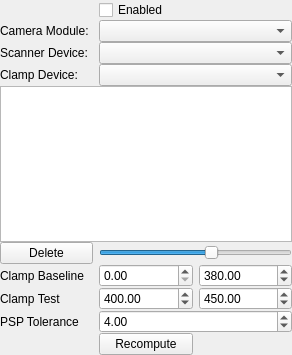
<?xml version="1.0" encoding="UTF-8"?>
<ui version="4.0">
 <class>Form</class>
 <widget class="QWidget" name="Form">
  <property name="geometry">
   <rect>
    <x>0</x>
    <y>0</y>
    <width>292</width>
    <height>355</height>
   </rect>
  </property>
  <property name="windowTitle">
   <string>Form</string>
  </property>
  <layout class="QHBoxLayout" name="horizontalLayout">
   <property name="margin">
    <number>0</number>
   </property>
   <item>
    <layout class="QGridLayout" name="gridLayout">
     <property name="verticalSpacing">
      <number>0</number>
     </property>
     <item row="1" column="0">
      <widget class="QLabel" name="label">
       <property name="text">
        <string>Camera Module:</string>
       </property>
      </widget>
     </item>
     <item row="1" column="1" colspan="2">
      <widget class="InterfaceCombo" name="cameraModCombo"/>
     </item>
     <item row="4" column="0">
      <widget class="QLabel" name="label_3">
       <property name="text">
        <string>Clamp Device:</string>
       </property>
      </widget>
     </item>
     <item row="4" column="1" colspan="2">
      <widget class="InterfaceCombo" name="clampDevCombo"/>
     </item>
     <item row="5" column="0" colspan="3">
      <widget class="QListWidget" name="taskList">
       <property name="sizePolicy">
        <sizepolicy hsizetype="Preferred" vsizetype="Expanding">
         <horstretch>0</horstretch>
         <verstretch>0</verstretch>
        </sizepolicy>
       </property>
      </widget>
     </item>
     <item row="6" column="0">
      <widget class="QPushButton" name="deleteBtn">
       <property name="text">
        <string>Delete</string>
       </property>
      </widget>
     </item>
     <item row="6" column="1" colspan="2">
      <widget class="QSlider" name="alphaSlider">
       <property name="maximum">
        <number>255</number>
       </property>
       <property name="pageStep">
        <number>10</number>
       </property>
       <property name="value">
        <number>150</number>
       </property>
       <property name="orientation">
        <enum>Qt::Horizontal</enum>
       </property>
      </widget>
     </item>
     <item row="3" column="1" colspan="2">
      <widget class="InterfaceCombo" name="scannerDevCombo"/>
     </item>
     <item row="3" column="0">
      <widget class="QLabel" name="label_4">
       <property name="text">
        <string>Scanner Device:</string>
       </property>
      </widget>
     </item>
     <item row="8" column="0">
      <widget class="QLabel" name="label_5">
       <property name="text">
        <string>Clamp Baseline</string>
       </property>
      </widget>
     </item>
     <item row="9" column="0">
      <widget class="QLabel" name="clampStopSpin">
       <property name="text">
        <string>Clamp Test</string>
       </property>
      </widget>
     </item>
     <item row="0" column="1">
      <widget class="QCheckBox" name="enabledCheck">
       <property name="text">
        <string>Enabled</string>
       </property>
      </widget>
     </item>
     <item row="8" column="1">
      <widget class="QDoubleSpinBox" name="clampBaseStartSpin">
       <property name="maximum">
        <double>100000.000000000000000</double>
       </property>
      </widget>
     </item>
     <item row="9" column="1">
      <widget class="QDoubleSpinBox" name="clampTestStartSpin">
       <property name="maximum">
        <double>100000.000000000000000</double>
       </property>
       <property name="value">
        <double>400.000000000000000</double>
       </property>
      </widget>
     </item>
     <item row="9" column="2">
      <widget class="QDoubleSpinBox" name="clampTestStopSpin">
       <property name="maximum">
        <double>100000.000000000000000</double>
       </property>
       <property name="value">
        <double>450.000000000000000</double>
       </property>
      </widget>
     </item>
     <item row="8" column="2">
      <widget class="QDoubleSpinBox" name="clampBaseStopSpin">
       <property name="maximum">
        <double>100000.000000000000000</double>
       </property>
       <property name="value">
        <double>380.000000000000000</double>
       </property>
      </widget>
     </item>
     <item row="10" column="0">
      <widget class="QLabel" name="label_6">
       <property name="text">
        <string>PSP Tolerance</string>
       </property>
      </widget>
     </item>
     <item row="10" column="1" colspan="2">
      <widget class="QDoubleSpinBox" name="pspToleranceSpin">
       <property name="value">
        <double>4.000000000000000</double>
       </property>
      </widget>
     </item>
     <item row="13" column="1">
      <widget class="QPushButton" name="recomputeBtn">
       <property name="text">
        <string>Recompute</string>
       </property>
      </widget>
     </item>
    </layout>
   </item>
  </layout>
 </widget>
 <customwidgets>
  <customwidget>
   <class>InterfaceCombo</class>
   <extends>QComboBox</extends>
   <header>acq4.util.InterfaceCombo</header>
  </customwidget>
 </customwidgets>
 <resources/>
 <connections/>
</ui>
